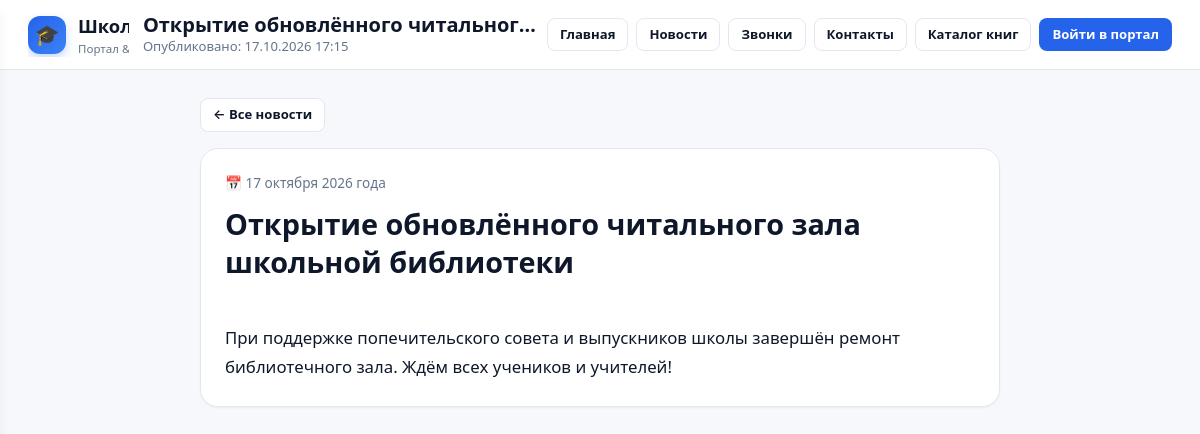
Screenshot of /news/2/ with the database file from the repository.
### school/models.py (models this page shows, shortened)
class SchoolNews(models.Model):
    title = models.CharField(max_length=255, verbose_name="Заголовок")
    summary = models.TextField(blank=True, verbose_name="Краткое описание")
    content = models.TextField(verbose_name="Текст новости")
    image = models.ImageField(upload_to='news/', null=True, blank=True, verbose_name="Изображение")
    is_published = models.BooleanField(default=True, verbose_name="Опубликовано")
    published_at = models.DateTimeField(auto_now_add=True, verbose_name="Дата публикации")
    class Meta:
        verbose_name = "Школьная новость"
        verbose_name_plural = "Школьные новости"
        ordering = ['-published_at']

### school/public_views.py (the view)
# urls.py: path('news/<int:news_id>/', public_views.news_detail_view, name='news_detail'),
def news_detail_view(request, news_id):
    news = get_object_or_404(SchoolNews, id=news_id, is_published=True)
    return render(request, 'public/news_detail.html', {'news': news})

### accounts/context_processors.py (called while the page is built, shortened)
def user_portal_context(request):
    context = {
        'all_roles': Role.choices,
        'user_role': None,
        'unread_messages_count': 0,
        'user_overdue_books_count': 0,
        'pending_reservations_count': 0,
        'user_active_loans_count': 0,
    }
    return context

### templates/public/news_detail.html (shortened to what this page needs)
{% extends 'base.html' %}
{% load static %}
{% block page_title %}{{ news.title }}{% endblock %}
{% block page_subtitle %}Опубликовано: {{ news.published_at|date:"d.m.Y H:i" }}{% endblock %}
{% block content %}
<div style="max-width: 800px; margin: 0 auto;">
  <div style="margin-bottom: 16px;">
    <a href="{% url 'news_list' %}" class="btn btn-outline btn-sm">← Все новости</a>
  </div>
  <article class="card">
    <div style="font-size: 0.85rem; color: var(--text-muted); margin-bottom: 12px;">
      📅 {{ news.published_at|date:"d E Y года" }}
    </div>
    <h1 style="font-size: 1.8rem; font-weight: 800; color: var(--text-main); line-height: 1.3; margin-bottom: 16px;">
      {{ news.title }}
    </h1>
    <div style="font-size: 1.05rem; line-height: 1.7; color: var(--text-main); white-space: pre-line;">
      {{ news.content }}
    </div>
  </article>
</div>
{% endblock %}

### static/css/style.css (style rules this page uses)
:root { --font-base: system-ui, -apple-system, "Segoe UI", Roboto, "Helvetica Neue", Arial, sans-serif; --font-size: 15px; --bg-app: #f6f8fb; --bg-card: #ffffff; --bg-card-subtle: #f8fafc; --border-color: #e2e8f0; --border-light: #f1f5f9; --text-main: #0f172a; --text-muted: #64748b; --text-subtle: #94a3b8; --primary: #2563eb; --primary-hover: #1d4ed8; --primary-subtle: #eff6ff; --primary-text: #1d4ed8; --success: #10b981; --success-subtle: #ecfdf5; --success-text: #047857; --warning: #f59e0b; --warning-subtle: #fffbeb; --warning-text: #b45309; --danger: #ef4444; --danger-subtle: #fef2f2; --danger-text: #b91c1c; --sidebar-width: 280px; --sidebar-collapsed-width: 80px; --topbar-height: 70px; --radius-sm: 8px; --radius-md: 12px; --radius-lg: 18px; --radius-full: 9999px; --shadow-sm: 0 1px 2px 0 rgba(0, 0, 0, 0.05); --shadow-md: 0 4px 6px -1px rgba(0, 0, 0, 0.07), 0 2px 4px -2px rgba(0, 0, 0, 0.05); --shadow-lg: 0 10px 15px -3px rgba(0, 0, 0, 0.08), 0 4px 6px -4px rgba(0, 0, 0, 0.04); --transition: all 0.25s cubic-bezier(0.4, 0, 0.2, 1); }
*, *::before, *::after { box-sizing: border-box; margin: 0; padding: 0; }
body { font-family: var(--font-base); font-size: var(--font-size); color: var(--text-main); background-color: var(--bg-app); line-height: 1.5; -webkit-font-smoothing: antialiased; min-height: 100vh; overflow-x: hidden; }
a { color: var(--primary); text-decoration: none; transition: var(--transition); }
.card { background: var(--bg-card); border: 1px solid var(--border-color); border-radius: var(--radius-lg); box-shadow: var(--shadow-sm); padding: 24px; margin-bottom: 24px; transition: var(--transition); animation: cardFadeIn 0.35s ease forwards; }
.btn { display: inline-flex; align-items: center; justify-content: center; gap: 8px; padding: 9px 18px; font-size: 0.92rem; font-weight: 600; border-radius: var(--radius-md); border: 1px solid transparent; cursor: pointer; transition: var(--transition); text-decoration: none; white-space: nowrap; }
.btn-outline { background: white; border-color: var(--border-color); color: var(--text-main); }
.btn-sm { padding: 6px 12px; font-size: 0.82rem; border-radius: var(--radius-sm); }

### rows the page displays
SchoolNews: title "Открытие обновлённого читальног…", published_at "17.10.2026 17:15", published_at "17 октября 2026 года", title "Открытие обновлённого читального зала школьной библиотеки", content "При поддержке попечительского совета и выпускников школы завершён ремонт библиотечного зала. Ждём всех учеников и учителей!"
